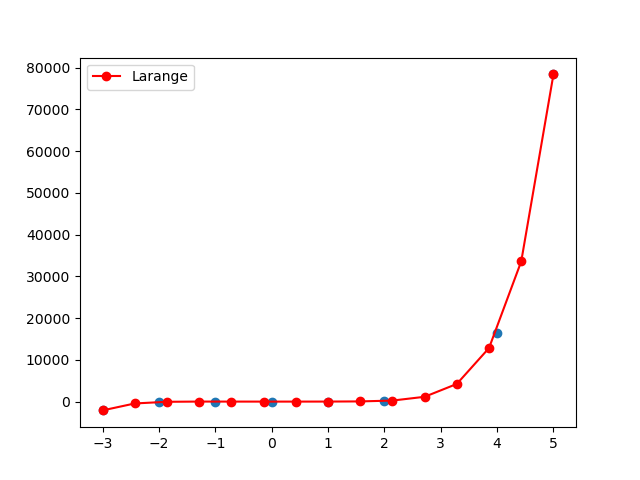

Here is the Python script that generated this plot:
import numpy as np
import matplotlib.pyplot as plt

import horner
import global_function as gf

# Chuyển w(x) sang dạng an*x^n + .. + a1*x + b
def find_w(arr):
    result = [1, -arr[0]]
    for i in range(1, len(arr)):
        # result = result * (x - arr[i])
        result = horner.multiplication(result, arr[i])
    return result


def lagrange(arr_x, arr_y):
    f= find_w(arr_x)
    n = len(arr_x)
    result = [0 for i in range(n)]

    for i in range(n):
        der_f = horner.derivative(f, arr_x[i], 1)
        (arr, r) = horner.division(f, arr_x[i])
        arr = gf.multi_constant(arr, arr_y[i]/der_f)
        result = gf.add_two_polynomial(result, arr)
    return result


if __name__ == "__main__":

    # Input 
    A = [0, 1, 2, -1, -2, 4, 5, -3]
    B = [8, 18, 172, 16, -84, 16536, 78358, -2098]

    lagrange_arr = lagrange(A, B)
    print(gf.to_string_polynomial(lagrange_arr))

    range_x = np.linspace(min(A), max(A),15)
    plt.scatter(A, B)
    plt.plot(range_x, [horner.value(lagrange_arr, range_x[i]) for i in range(len(range_x))] , 'ro-',  label = 'Larange')
    plt.legend(loc = 'best')
    plt.savefig("lagrange.png")
    # plt.show()
